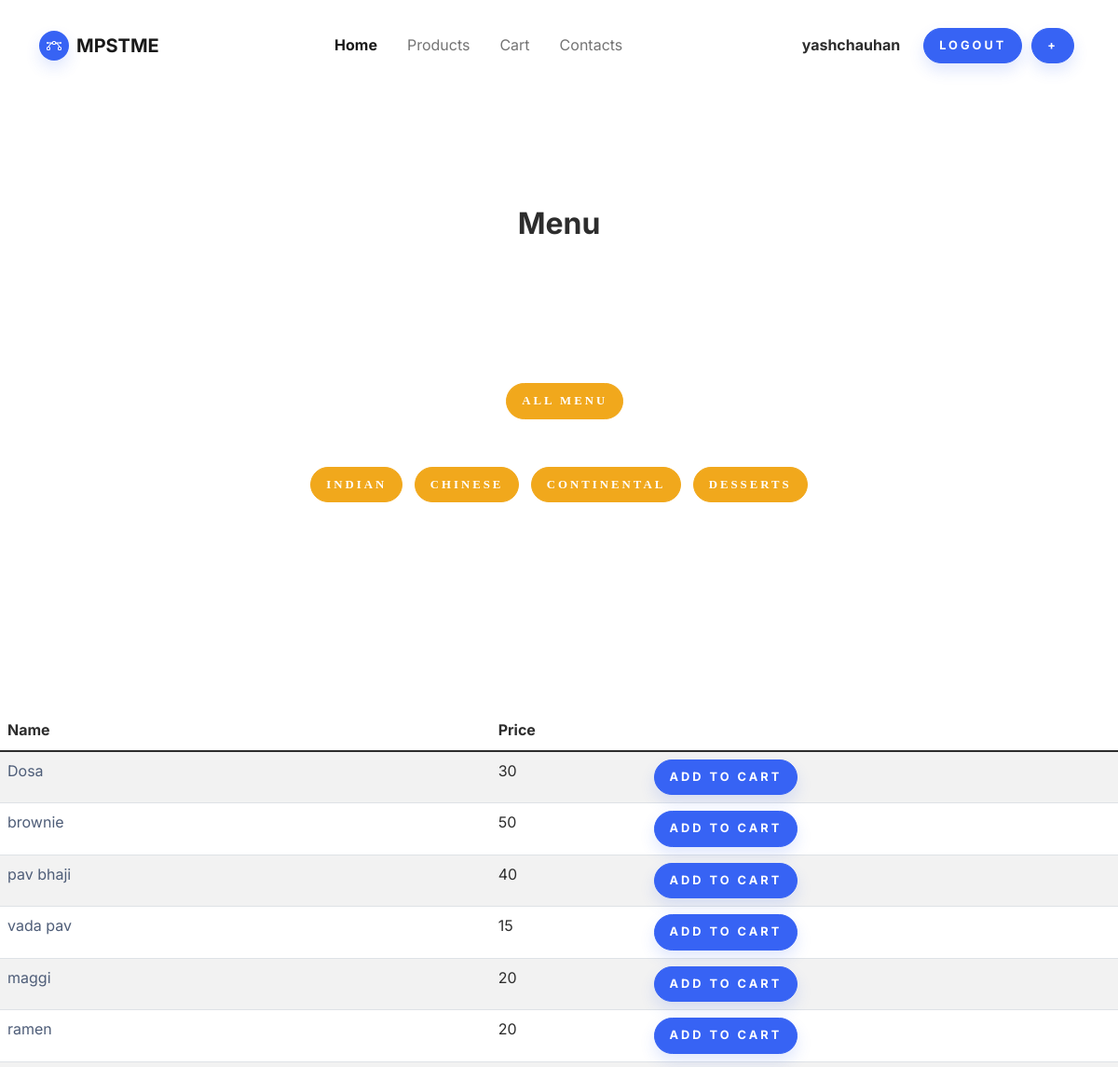
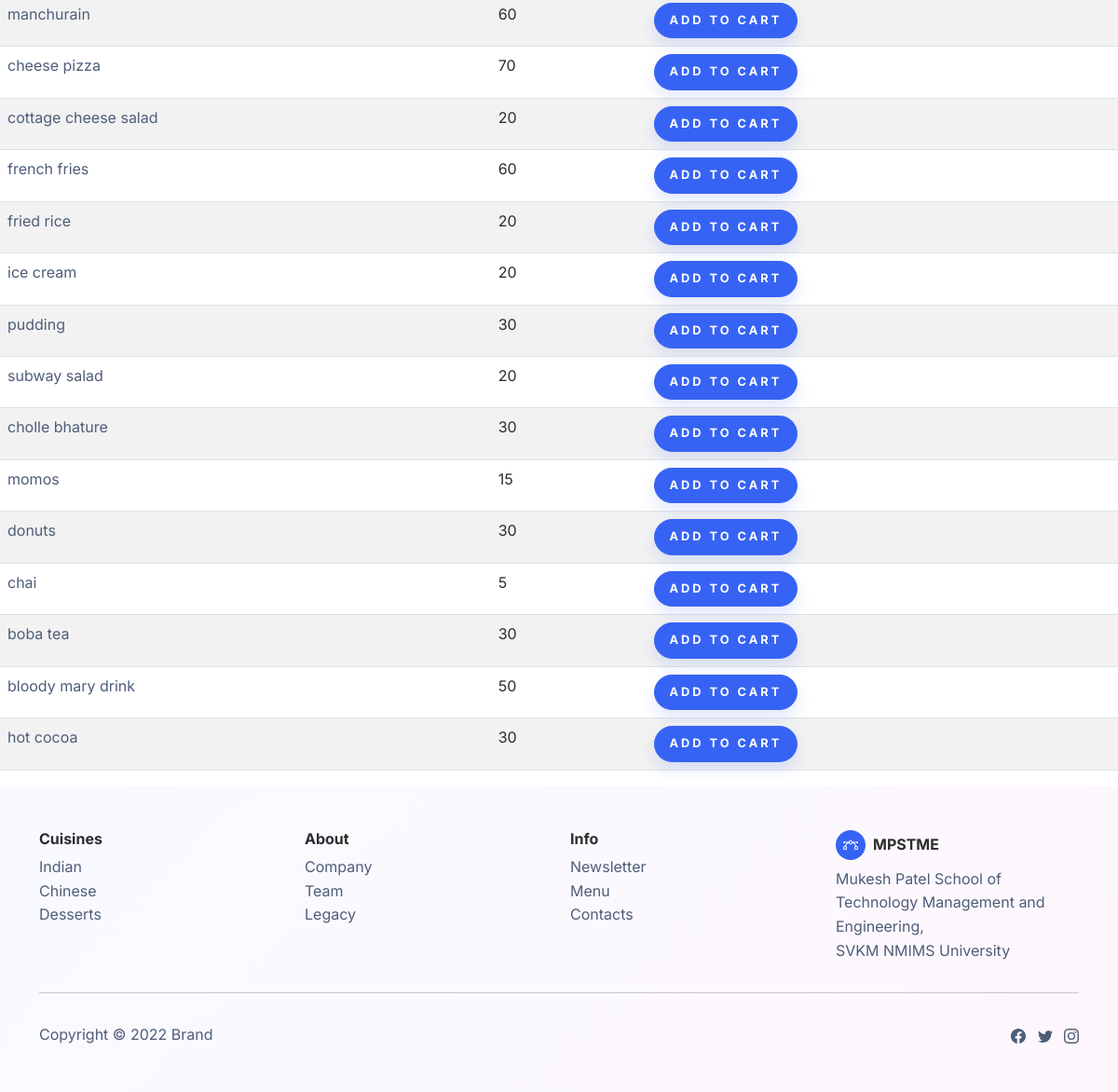
The page /products/ (signed in) on the database its author committed (2 pictures, top to bottom).
### home/models.py (models this page shows, shortened)
class Menu(models.Model):
    name=models.CharField(max_length=50)
    price=models.IntegerField()
    prep_time=models.IntegerField()
    cuisines=(
        ('0', "None"),
        ("Indian", "Indian"),
        ("Chinese", "Chinese"),
        ("Continental", "Continental"),
        ("Desserts", "Desserts"),
    )
    cuisine=models.CharField(choices=cuisines, max_length=30, default="None")
    img=models.ImageField(upload_to='img/', null=True, blank=True)
    class Meta:
        verbose_name_plural = "Menu"

### home/views.py (the view)
# urls.py: path('products/',views.products,name='products'),
def products(request):
    menu= Menu.objects.all()
    context={"menu":menu}
    return render(request, 'products.html',context)

### templates/products.html (shortened to what this page needs)
{% extends './common/base.html'%}
{% load static %}
{% block content%}
    <section class="py-5 mt-5" >
        <div class="container py-5" style="max-width:1000px">
            <div class="row mb-4 mb-lg-5">
                <div class="col-md-8 col-xl-6 text-center mx-auto">
                    <h2 class="fw-bold">Menu</h2>
                </div>
            </div>
            <section class="py-5 mt-5">
              <div class="container py-5">
                  <div class="row mx-auto" style="max-width: 900px;">
                      <div class="col">
                <div class="tabs" style="display:table; margin: 0 auto">
                          <ul class="tabs-nav" role="tablist">
                  <li role="presentation" style="display: inline; margin-left: 210px;">
                    <a id="tab-3-and-4-course-prix-fixe"
                      class="btn btn-tabs active"
                      href="{% url 'products' %}"
                      role="tab"
                      aria-controls="3-and-4-course-prix-fixe"
                      aria-selected="true"
                      data-order="1"
                      name="indian"
                      tabindex="0">All Menu</a>
                  </li>
                  <br>
                  <br>
                  <br>
                  <li role="presentation" style="display: inline;">
                    <a id="tab-3-and-4-course-prix-fixe"
                      class="btn btn-tabs active"
                      href="{% url 'products_cuis' 'Indian' %}"
                      role="tab"
                      aria-controls="3-and-4-course-prix-fixe"
                      aria-selected="true"
                      data-order="1"
                      name="indian"
                      tabindex="0">Indian</a>
                  </li>
                  <li role="presentation" style="display: inline;">
                    <a id="tab-january2022tasting"
                      class="btn btn-tabs"
                      href="{% url 'products_cuis' 'Chinese' %}"
                      role="tab"
                      aria-controls="january2022tasting"
                      aria-selected="false"
                      name="chinese"
                      data-order="2"
                      tabindex="-1">Chinese</a>
                  </li>
                  <li role="presentation" style="display: inline;">
                    <a id="tab-wine-list-copy"
                      class="btn btn-tabs"
                      href="{% url 'products_cuis' 'Continental' %}"
                      role="tab"
                      aria-controls="wine-list-copy"
                      aria-selected="false"
                      name="continental"
                      data-order="3"
                      tabindex="-1">Continental</a>
                  </li>
                  <li role="presentation" style="display: inline;">
                    <a id="tab-wine"
                      class="btn btn-tabs"
                      href="{% url 'products_cuis' 'Desserts' %}"
                      role="tab"
                      aria-controls="wine"
                      aria-selected="false"
                      name="dessert"
                      data-order="4"
                      tabindex="-1">Desserts</a>
                  </li>
                  </ul>
                          </div>
                      </div>
                  </div>
              </div>
          </section>
    </section>
    <div>
        <table class="table table-striped">
            <thead>
              <tr>
                <th scope="col">Name</th>
                <th scope="col">Price</th>
              </tr>
            </thead>
            <tbody>
            {% for item in menu %}
              <tr>
                <td><a href="{% url 'product' item.name %}">{{item.name}}</a></td>
                <td>{{item.price}}</td>
                {% if user.is_authenticated %}
                <td><button onclick="myFunction()" class="btn btn-primary shadow update-cart" data-product="{{item.id}}" data-action="add" href="#">Add to Cart</button></td>
                {% endif %}
              </tr>
            {% endfor %}
            </tbody>
          </table>
        </div>
    {% endblock %}

### templates/common/base.html (shortened to what this page needs)
{% load static %}
<!DOCTYPE html>
<html lang="en">
<head>
    <link rel="stylesheet" href="{% static 'bootstrap/css/bootstrap.min.css' %}">
    <link rel="stylesheet" href="{% static 'bootstrap/css/styles.css' %}">
</head>
<body style="/*background: url(&quot;design.jpg&quot;);*/background-position: 0 -60px;">
    <nav class="navbar navbar-light navbar-expand-md fixed-top navbar-shrink py-3" id="mainNav">
        <div class="container"><a class="navbar-brand d-flex align-items-center" href="/"><span class="bs-icon-sm bs-icon-circle bs-icon-primary shadow d-flex justify-content-center align-items-center me-2 bs-icon">
                    </span><span>MPSTME</span></a>
            <div class="collapse navbar-collapse" id="navcol-1">
                <ul class="navbar-nav mx-auto">
                    <li class="nav-item"><a class="nav-link active" href="{% url 'home' %}">Home</a></li>
                    <li class="nav-item"><a class="nav-link" href="{% url 'products' %}">Products</a></li>
                    <li class="nav-item"><a class="nav-link" href="{% url 'shoppingcart' %}">Cart</a></li>
                    <li class="nav-item"><a class="nav-link" href="{% url 'contacts' %}">Contacts</a></li>
                </ul>
                <p style="margin: 20px;"><strong>{{user.username}}</strong></p>
                {% if not user.is_authenticated %}
                <a class="btn btn-primary shadow" style="margin: 5px;" role="button" href="{% url 'signup' %}">Sign up</a>
                <a class="btn btn-primary shadow" style="margin: 5px;" role="button" href="{% url 'login' %}">Login</a>
                {% else %}
                <a class="btn btn-primary shadow" style="margin: 5px;" role="button" href="{% url 'logout' %}">Logout</a>
                {% if user.is_superuser or user.is_staff %}
                <a class="btn btn-primary shadow" style="margin: 5px;" role="button" href="{% url 'add' %}">+</a>
                {% endif %}
                {% endif %}
            </div>
        </div>
    </nav>
    <br><br><br>
    {% block content %}
    {% endblock %}
    <footer class="bg-primary-gradient">
        <div class="container py-4 py-lg-5">
            <div class="row justify-content-center">
                <div class="col-sm-4 col-md-3 text-center text-lg-start d-flex flex-column item">
                    <h3 class="fs-6 fw-bold">Cuisines</h3>
                    <ul class="list-unstyled">
                        <li><a href="{% url 'products_cuis' 'Indian' %}">Indian</a></li>
                        <li><a href="{% url 'products_cuis' 'Chinese' %}">Chinese</a></li>
                        <li><a href="{% url 'products_cuis' 'Desserts' %}">Desserts</a></li>
                    </ul>
                </div>
                <div class="col-sm-4 col-md-3 text-center text-lg-start d-flex flex-column item">
                    <h3 class="fs-6 fw-bold">About</h3>
                    <ul class="list-unstyled">
                        <li><a href="#">Company</a></li>
                        <li><a href="#">Team</a></li>
                        <li><a href="#">Legacy</a></li>
                    </ul>
                </div>
                <div class="col-sm-4 col-md-3 text-center text-lg-start d-flex flex-column item">
                    <h3 class="fs-6 fw-bold">Info</h3>
                    <ul class="list-unstyled">
                        <li><a href="">Newsletter</a></li>
                        <li><a href="{% url 'products' %}">Menu</a></li>
                        <li><a href="{% url 'contacts' %}">Contacts</a></li>
                    </ul>
                </div>
                <div class="col-lg-3 text-center text-lg-start d-flex flex-column align-items-center order-first align-items-lg-start order-lg-last item social">
                    <div class="fw-bold d-flex align-items-center mb-2"><span class="bs-icon-sm bs-icon-circle bs-icon-primary d-flex justify-content-center align-items-center bs-icon me-2"></span><span>MPSTME</span></div>
                    <p class="text-muted copyright">Mukesh Patel School of Technology Management and Engineering, <br>SVKM NMIMS University</p>
                </div>
            </div>
            <hr>
            <div class="text-muted d-flex justify-content-between align-items-center pt-3">
                <p class="mb-0">Copyright © 2022 Brand</p>
                <ul class="list-inline mb-0">
                    <li class="list-inline-item"></li>
                    <li class="list-inline-item"></li>
                    <li class="list-inline-item"></li>
                </ul>
            </div>
        </div>
    </footer>
</body>
</html>

### rows shown on the page
Menu: name "Dosa", price "30"
Menu: name "brownie", price "50"
Menu: name "pav bhaji", price "40"
Menu: name "vada pav", price "15"
Menu: name "maggi", price "20"
Menu: name "ramen", price "20"
Menu: name "manchurain", price "60"
Menu: name "cheese pizza", price "70"
Menu: name "cottage cheese salad", price "20"
Menu: name "french fries", price "60"
Menu: name "fried rice", price "20"
Menu: name "ice cream", price "20"
Menu: name "pudding", price "30"
Menu: name "subway salad", price "20"
Menu: name "cholle bhature", price "30"
Menu: name "momos", price "15"
Menu: name "donuts", price "30"
Menu: name "chai", price "5"
Menu: name "boba tea", price "30"
Menu: name "bloody mary drink", price "50"
Menu: name "hot cocoa", price "30"

### other values the page prints
{{ user.username }} "yashchauhan"
